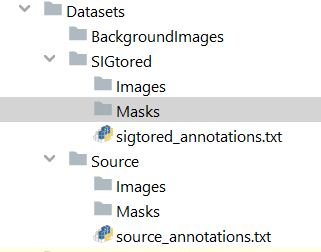
#> input picture misc/images/folder_hirearchy.jpg, 321 x 252 px
$ python -i data_utils.py   (imports and definitions only)   (older library calls are emulated)
#> lines starting #> are read from the running program, lines starting #| are printed output that depends on the picture
#> further down, picture is the input picture: shape (252, 321, 3); mean B, G, R 240.2, 240.9, 240.4
import random
import math
import cv2
import numpy as np
from PIL import Image, ImageEnhance, ImageFilter, ImageOps, ImageStat
from skimage import color, exposure

from utils import rand


# [608 lines left out: functions letterbox_resize, aug_pipe, random_resize_crop_pad, reshape_boxes, random_resize, random_hsv_distort and 14 more, not called in this run]


import cv2


def image_quality(image):
    # Convert image to grayscale
    gray = cv2.cvtColor(image, cv2.COLOR_BGR2GRAY)
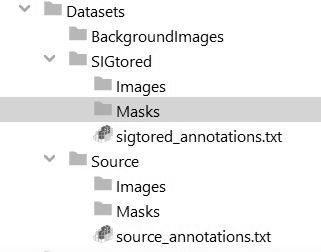
#> gray: shape (252, 321); min 0, max 255, mean 240.6

    # Calculate image sharpness
    laplacian = cv2.Laplacian(gray, cv2.CV_64F).var()
#> laplacian = 7829.9
    if laplacian < 100:
        return 'low'
    elif laplacian < 1000:
        return 'medium'
    else:
        # Calculate image contrast
        hist = cv2.calcHist([gray], [0], None, [256], [0, 256])
#> hist = 256 values, max 51200 at index 255, min 3 at index 98, mean 316
        hist_norm = hist.ravel() / hist.sum()
#> hist_norm = 256 values, max 0.633 at index 255, min 3.71e-05 at index 98, mean 0.00391
        Q = hist_norm.cumsum()
#> Q = 256 values from 0.000742 to 1
        bins = np.arange(256)
        fn_min = np.inf
        thresh = -1
        for i in range(1, 256):
            p1, p2 = np.hsplit(hist_norm, [i])
            q1, q2 = Q[i], Q[255] - Q[i]
            if q1 < 1.e-6 or q2 < 1.e-6:
                continue
            b1, b2 = np.hsplit(bins, [i])
            m1, m2 = np.sum(p1 * b1) / q1, np.sum(p2 * b2) / q2
            v1, v2 = np.sum(((b1 - m1) ** 2) * p1) / q1, np.sum(((b2 - m2) ** 2) * p2) / q2
            fn = v1 * q1 + v2 * q2
            if fn < fn_min:
                fn_min = fn
                thresh = i
#> this loop made 255 passes
#> (p1, q1, q2, m1, m2, v1, v2, fn) on passes 1 to 6: ([0.000742], 0.0025, 0.998, 0, 241.2, 0, 1548.1, 1544.3), ([0.000742, 0.00176], 0.00386, 0.996, 0.455, 241.6, 0.175, 1448.6, 1443), ([0.000742, 0.00176, 0.00136], 0.00454, 0.995, 0.986, 241.7, 0.467, 1371.2, 1365), ([0.000742, 0.00176, 0.00136, 0.00068], 0.00543, 0.995, 1.2, 241.9, 0.776, 1333.6, 1326.3), ([0.000742, 0.00176, 0.00136, 0.00068, 0.00089], 0.00611, 0.994, 1.65, 242.1, 1.49, 1283.8, 1276), ([0.000742, 0.00176, 0.00136, 0.00068, 0.00089, 0.00068], 0.00664, 0.993, 2.03, 242.2, 2.26, 1246, 1237.8)
#> (q1, q2, m1, m2, v1, v2, fn, fn_min) on passes 7 to 12: (0.00707, 0.993, 2.36, 242.3, 3.11, 1216.7, 1208.1, 1208.1), (0.00755, 0.992, 2.61, 242.5, 4.01, 1193.2, 1184.2, 1184.2), (0.00789, 0.992, 2.99, 242.5, 5.38, 1166.8, 1157.7, 1157.7), (0.00837, 0.992, 3.17, 242.6, 6.41, 1149.1, 1139.5, 1139.5), (0.0089, 0.991, 3.53, 242.8, 8.29, 1123.4, 1113.5, 1113.5), (0.0093, 0.991, 4, 242.9, 10.75, 1095, 1084.9, 1084.9)
        if thresh < 100:
            return 'low'
        elif thresh < 150:
            return 'medium'
        else:
            # Calculate image brightness
            gray = cv2.GaussianBlur(gray, (7, 7), 0)
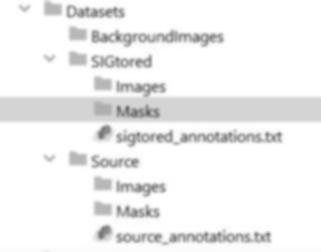
#> gray: shape (252, 321); min 99, max 255, mean 240.6
            mean = np.mean(gray)
            if mean < 80:
                return 'low'
            elif mean < 150:
                return 'medium'
            else:
                return 'high'


# [32 lines left out: function enhance_image, not called in this run]


def apply_mask(matrix, mask, fill_value):
    masked = np.ma.array(matrix, mask=mask, fill_value=fill_value)
    return masked.filled()


# [62 lines left out: functions apply_threshold, simplest_cb, post_processing, not called in this run]

>>> import cv2
>>> picture = cv2.imread('misc/images/folder_hirearchy.jpg')
>>> result = image_quality(picture)

$ run again, on misc/images/example1.png
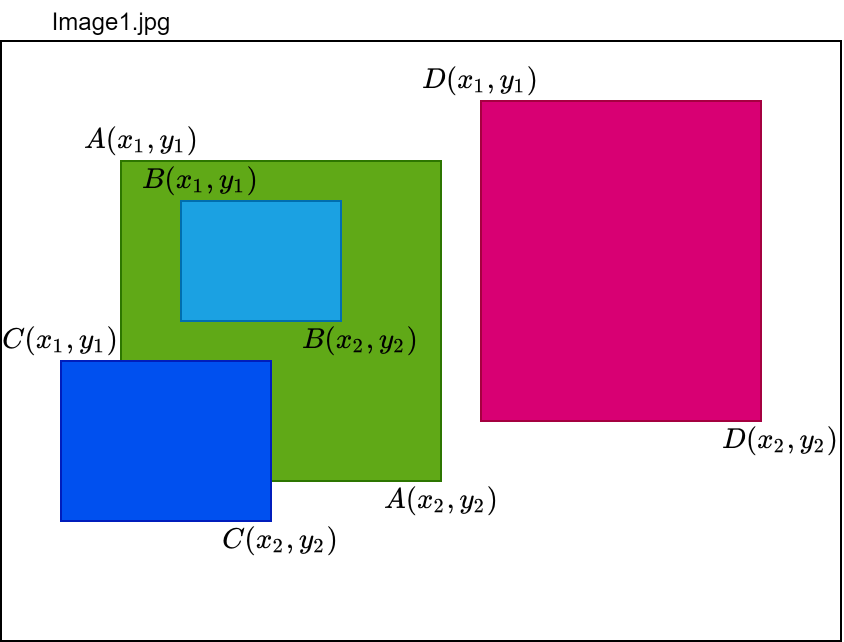
#> input picture misc/images/example1.png, 1688 x 1284 px (shown at 1/2 size)
#> picture is the input picture: shape (1284, 1688, 3); mean B, G, R 196.5, 182.3, 199.8
#> in image_quality, `gray = cv2.cvtColor(image, cv2.COLOR_BGR2GRAY)`:
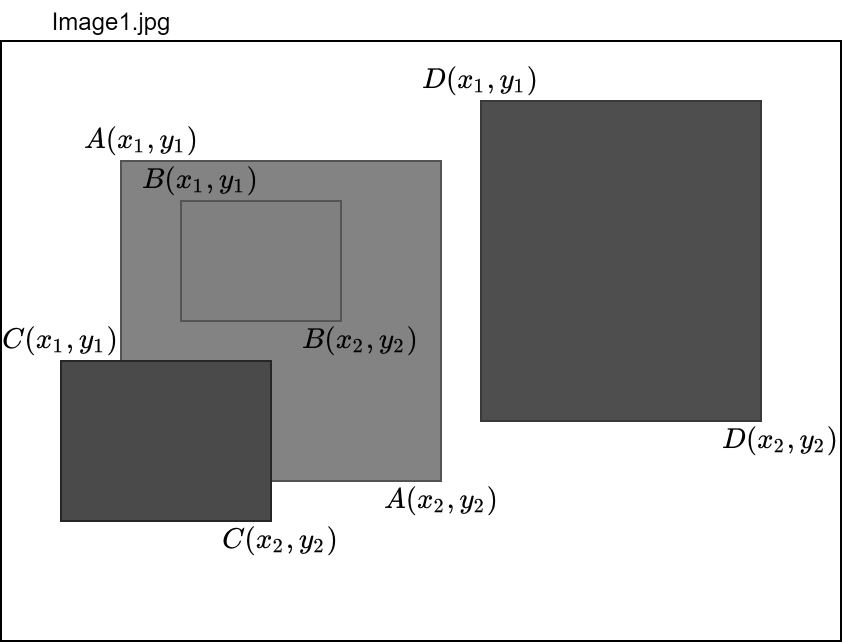
#> gray: shape (1284, 1688) (shown at 1/2 size); min 0, max 255, mean 189.2
#> laplacian = 1040.4
#> hist = 256 values, max 1281529 at index 255, min 2 at index 1, mean 8466.4
#> hist_norm = 256 values, max 0.591 at index 255, min 9.23e-07 at index 1, mean 0.00391
#> Q = 256 values from 0.0165 to 1
#> the loop in image_quality, `for i in range(1, 256):` made 255 passes
#> (p1, q1, q2, m1, m2, v1, v2, fn) on passes 1, 3, 4: ([0.0165], 0.0165, 0.984, 0, 192.4, 0, 6253.5, 6150.4), ([0.0165, 9.23e-07, 6.46e-06], 0.0165, 0.983, 0.000839, 192.4, 0.00162, 6253.3, 6150.1), ([0.0165, 9.23e-07, 6.46e-06, 1.02e-05], 0.0165, 0.983, 0.00268, 192.4, 0.00715, 6253, 6149.8)
